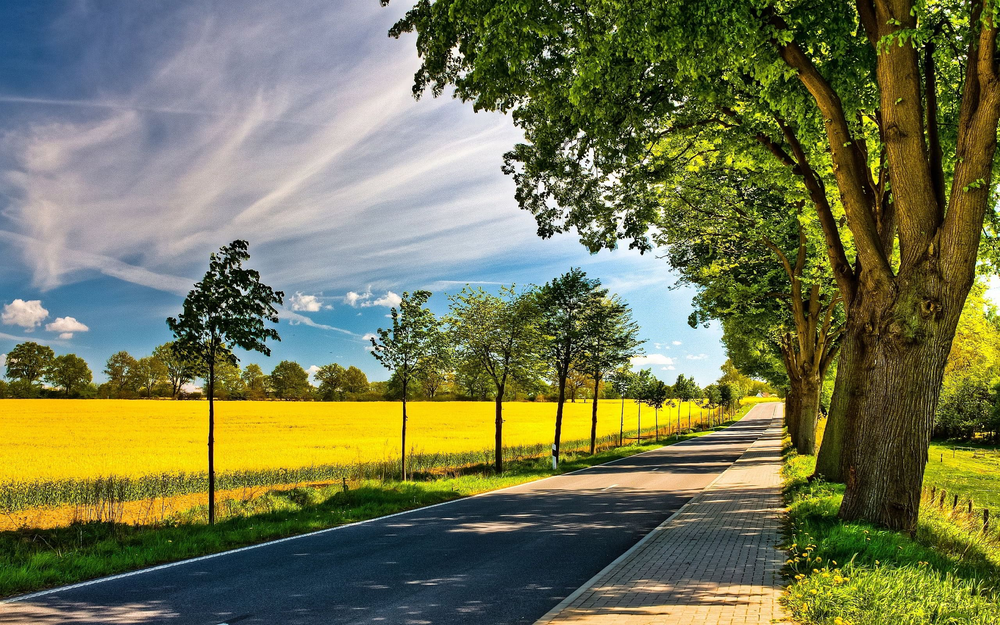
#> input picture cv/cv2/image3.png, 1000 x 625 px, shrunk from 2560 x 1600 before the run, found by its file name
$ jupyter execute cv3.ipynb
#> lines starting #> are read from the running program, lines starting #| are printed output that depends on the picture; after the words box and inside, x2 and y2 are one past the last pixel; in counts of white or black regions, pixels touching at a corner belong together
[cell 1]
import cv2
import numpy as np
from matplotlib import pyplot as plt

[cell 2]
plt.style.use('dark_background')

img = cv2.imread("image3.png")
#> img is the input picture: shape (625, 1000, 3); mean B, G, R 81.4, 118.3, 115
img.shape

[cell 3]
def show_imgs_jet(i1,i2,i3):
    fig=plt.figure(figsize=(25,10))
    ax = fig.add_subplot(131)
    plt.imshow(i1, cmap='jet')
    plt.setp(ax.get_xticklabels(), visible=False)
    plt.setp(ax.get_yticklabels(), visible=False)
    ax = fig.add_subplot(132)
    plt.imshow(i2, cmap='jet')
    plt.setp(ax.get_xticklabels(), visible=False)
    plt.setp(ax.get_yticklabels(), visible=False)
    ax = fig.add_subplot(133)
    plt.imshow(i3, cmap='jet')
    plt.setp(ax.get_xticklabels(), visible=False)
    plt.setp(ax.get_yticklabels(), visible=False)

[cell 4]
rgb_img = cv2.cvtColor(img,cv2.COLOR_BGR2RGB)

img_gray = cv2.cvtColor(rgb_img, cv2.COLOR_RGB2GRAY)

plt.figure(figsize=(7,7))
plt.imshow(img);

[cell 5]
method = cv2.THRESH_TOZERO_INV # ["cv2.THRESH_BINARY" , "cv2.THRESH_BINARY_INV", "cv2.THRESH_TRUNC", "cv2.THRESH_TOZERO", "cv2.THRESH_TOZERO_INV" ]

image = img_gray

### метод Otsu
min_threshold = 0
max_threshold = 255
bins = 51      # количество разбиений
rg = (0,255)   # интересующий нас диапазон значений для разбиений
auto_detected_threshold,otsu_threshold = cv2.threshold(image,min_threshold,max_threshold,method+cv2.THRESH_OTSU)
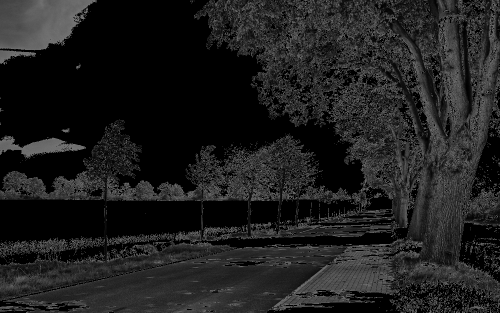
#> otsu_threshold: shape (625, 1000) (shown at 1/2 size); min 0, max 116, mean 30.7
#> auto_detected_threshold = 116
# автоматически определенное оптимальное значение разделения
print('автоматически определенное оптимальное значение разделения')
print (auto_detected_threshold)
#| 116.0


plt.figure(figsize=(18,7))
plt.subplot(121)
plt.hist(image.flatten(), bins, rg, color='gray')
plt.subplot(122)
plt.imshow(otsu_threshold,'gray');

[cell 6]
treshhold_down = 80 # min:0, max:255
treshhold_up = 152 # min:0, max:255
kernel_size = 15 # min:3, max:25

img_blur = cv2.GaussianBlur(img_gray,(kernel_size,kernel_size),0)

edges_Canny = cv2.Canny(img_blur, treshhold_down, treshhold_up)
#> edges_Canny: shape (625, 1000); 2% white in thin lines or dots

_,edges_otsu_threshold = cv2.threshold(edges_Canny,min_threshold,max_threshold,cv2.THRESH_BINARY_INV+cv2.THRESH_OTSU)
#> edges_otsu_threshold: shape (625, 1000); 98% white; black in thin lines or dots

images = np.hstack((img_blur, edges_Canny, edges_otsu_threshold))

plt.figure(figsize=(20,10))
plt.imshow(images);

[cell 7]
distanceType=cv2.DIST_L2 # ["cv2.DIST_C", "cv2.DIST_L1", "cv2.DIST_L2" ]
image = edges_otsu_threshold # ["otsu_threshold", "edges_otsu_threshold" ]

Dist_Transform = cv2.distanceTransform(image, distanceType=distanceType, maskSize=5)

images = np.hstack((image,Dist_Transform))
#> images: shape (625, 2000) float32

plt.figure(figsize=(20,10))
plt.imshow(images);

[cell 8]
# Маска "фон"/ "не фон"
_, mask = cv2.threshold(img_gray,min_threshold,max_threshold,cv2.THRESH_TOZERO_INV+cv2.THRESH_OTSU)
_, mask_bin = cv2.threshold(img_gray,min_threshold,max_threshold,cv2.THRESH_BINARY_INV+cv2.THRESH_OTSU)
#> mask_bin: shape (625, 1000); 53.1% white; 4269 black regions (4003 under 20 px), largest, box (x1, y1, x2, y2) and area: (0, 0, 786, 422) 168262, (0, 398, 828, 625) 32162, (0, 397, 210, 531) 22665
# Бинаризация результата Distance Transform
_, dist = cv2.threshold(Dist_Transform,0.25*255,255, cv2.THRESH_BINARY)
#> dist: shape (625, 1000) float32; 14.9% white; 6 white regions (1 under 20 px), largest, box (x1, y1, x2, y2) and area: (0, 0, 460, 272) 83506, (223, 546, 476, 625) 8682, (679, 0, 712, 22) 453, (889, 604, 912, 625) 239, (0, 462, 19, 467) 48

kernel = np.ones((4,4),np.uint8) # ядро
# "Прореживаем" результат умножения маски на бинаризацию Distance Transform
Dist_Transform_opening = cv2.morphologyEx(mask*dist, cv2.MORPH_OPEN, kernel)

images = np.hstack((mask,Dist_Transform,dist, mask*dist,Dist_Transform_opening))
#> images: shape (625, 5000) float32
# Итого визуализируем: Изображение и фон; Distance Transform; Бинаризацию Distance Transform
# умножение маски на бинаризацию Distance Transform и "почищенный" результат умножения

plt.figure(figsize=(20,10))
plt.imshow(images);

[cell 9]
# Делаем изображение в котором уже нашли фон
img_copy = np.copy(img)
for c in range(3):
    img_copy[:,:,c]=img_copy[:,:,c]*(mask_bin/255).astype('uint8')

plt.figure(figsize=(20,10))
plt.imshow(img_copy);

[cell 10]
# Связанные Компоненты. "0" - весь фон, остальные цифры - разные связные компоненты
ret, markers = cv2.connectedComponents(Dist_Transform_opening.astype('uint8'))
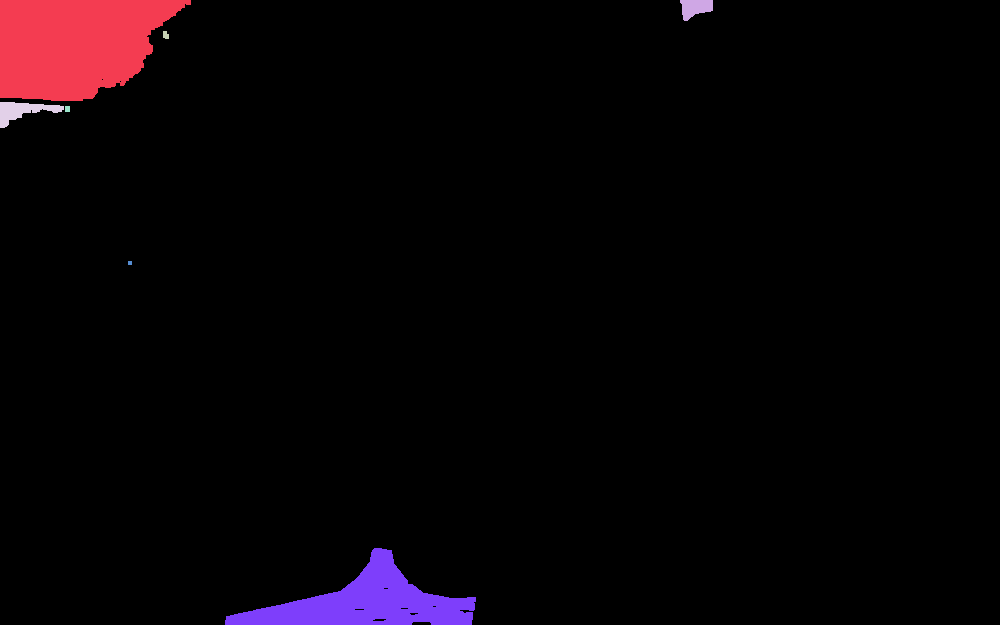
#> markers: shape (625, 1000) int32; 8 distinct labels, from 0 to 7; one colour per label, 0 black
#> ret = 8
# Делаем так, что метка "фона" - 1
markers = markers+1
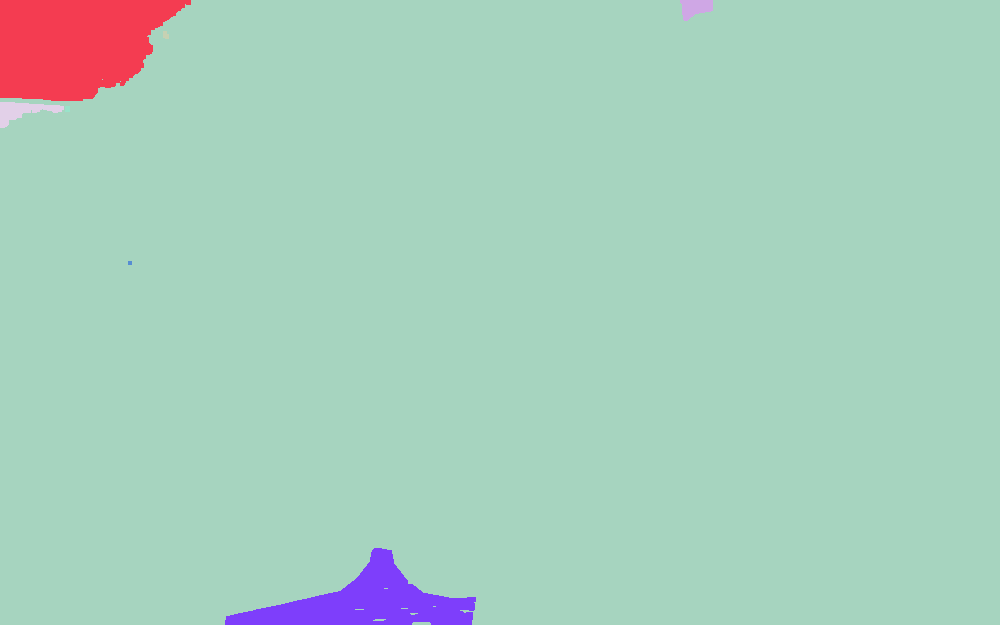
#> markers: shape (625, 1000) int32; 8 distinct labels, from 1 to 8; one colour per label, 0 black
# Делаем так, чтобы "неизвестные" регионы были равны "0"
_, mask = cv2.threshold(img_gray,min_threshold,max_threshold,cv2.THRESH_BINARY_INV+cv2.THRESH_OTSU)
unknown=cv2.subtract(mask,Dist_Transform_opening.astype('uint8'))
markers_unknown=np.copy(markers)
markers_unknown[unknown==255] = 0
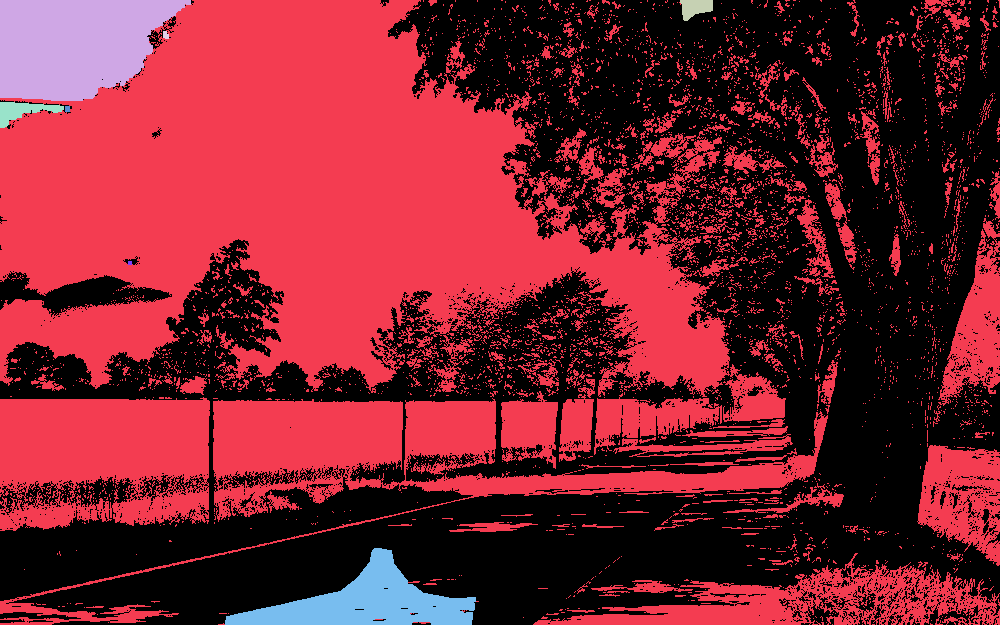
#> markers_unknown: shape (625, 1000) int32; 9 distinct labels, from 0 to 8; one colour per label, 0 black
markers_=np.copy(markers_unknown)
#Ищем не в исходном изображении, а там, где уже есть фон
image_for_seg=img_copy
markers_=cv2.watershed(image_for_seg,markers_)
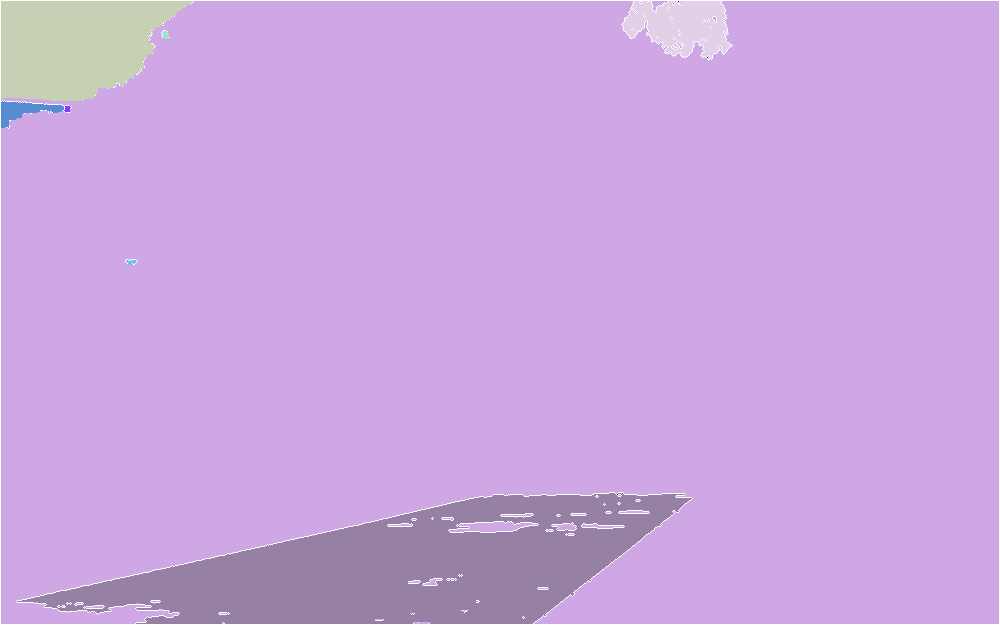
#> markers_: shape (625, 1000) int32; 10 distinct labels, from -1 to 8; one colour per label, 0 black, -1 white
# Итого визуализируем: исходные связанные компоненты;
# Связанные компоненты с разделением на фон и неизвестное;
# Найденные сегменты

show_imgs_jet(markers,markers_unknown,markers_)

[cell 11]
img_segmented = np.copy(img)
img_segmented[markers_ == -1] = [0,0,0]
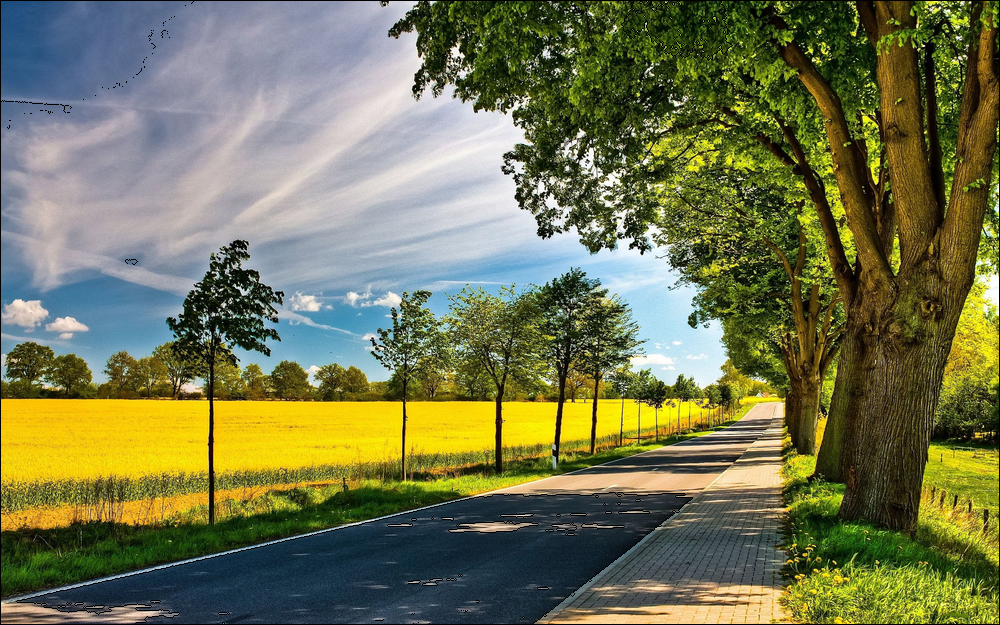
#> img_segmented: shape (625, 1000, 3); 0.96% of pixels changed, all inside (x1, y1, x2, y2) = (0, 0, 1000, 625)
plt.figure(figsize=(20,10))
plt.imshow(img_segmented);
